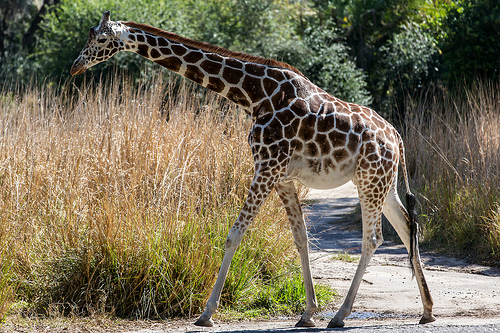
#> input picture image_test/2403739.jpg, 500 x 333 px
$ python eval.py
#> lines starting #> are read from the running program, lines starting #| are printed output that depends on the picture; long printed decimals are rounded
import cv2
import numpy as np
import os

# Hàm tính khoảng cách Euclid giữa hai ảnh
def euclidean_distance(image1, image2):
    # Chuyển ảnh về grayscale nếu chưa
    if len(image1.shape) == 3:
        image1 = cv2.cvtColor(image1, cv2.COLOR_BGR2GRAY)
    if len(image2.shape) == 3:
        image2 = cv2.cvtColor(image2, cv2.COLOR_BGR2GRAY)

    # Reshape ảnh thành vector một chiều
    image1 = image1.flatten()
    image2 = image2.flatten()

    # Tính khoảng cách Euclid
    distance = np.linalg.norm(image1 - image2)
    return distance

# Đọc ảnh input
image_input = cv2.imread('image_test/2403739.jpg')
#> image_input is the input picture: shape (333, 500, 3); mean B, G, R 86.9, 110.2, 118.2

# Thư mục chứa các ảnh output
output_folder = 'output_images/2403739'

# Lấy danh sách tất cả các file trong thư mục output_images
output_files = os.listdir(output_folder)

# Danh sách các ảnh output đã được đọc vào từ thư mục
output_images = []

# Đọc tất cả các ảnh trong thư mục và thay đổi kích thước cho khớp với ảnh input
for file_name in output_files:
    file_path = os.path.join(output_folder, file_name)
    # Kiểm tra xem file có phải là ảnh không (định dạng .jpg, .png, v.v...)
    if file_name.endswith(('.jpg', '.png', '.jpeg')):
        image = cv2.imread(file_path)
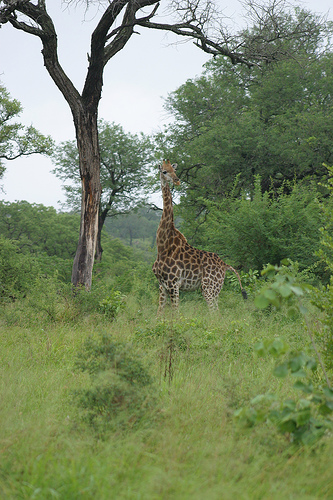
#> input picture output_images/2403739/2361215.jpg, 333 x 500 px
#> image is the input picture: shape (500, 333, 3); mean B, G, R 101.1, 136.2, 121.7

        # Thay đổi kích thước ảnh output sao cho khớp với kích thước ảnh input
        image_resized = cv2.resize(image, (image_input.shape[1], image_input.shape[0]))
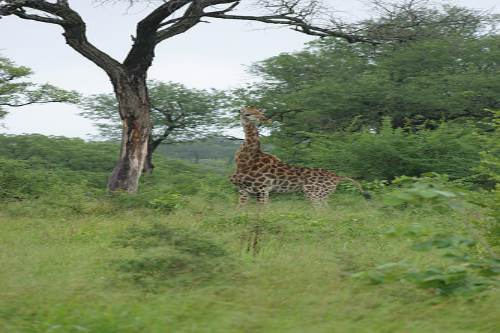
#> image_resized: shape (333, 500, 3); mean B, G, R 100.9, 136.1, 121.5

        output_images.append((file_name, image_resized))
#> pass 2 of the loop `for file_name in output_files:`:
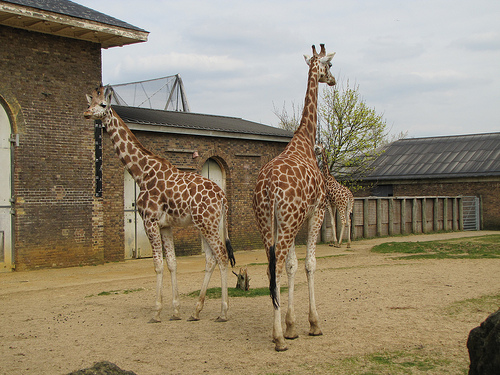
#> input picture output_images/2403739/2372450.jpg, 500 x 375 px
#> image is the input picture: shape (375, 500, 3); mean B, G, R 111.3, 133.3, 145.3
#> `image_resized = cv2.resize(image, (image_input.shape[1], image_input.s..`:
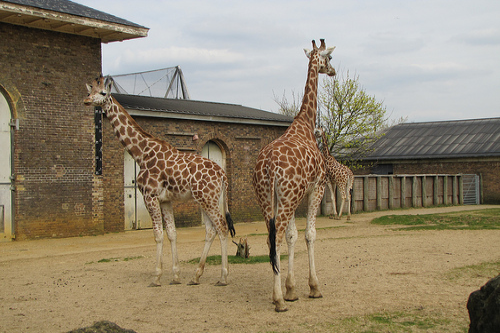
#> image_resized: shape (333, 500, 3); mean B, G, R 111.2, 133.2, 145.2
#> pass 3 of the loop `for file_name in output_files:`:
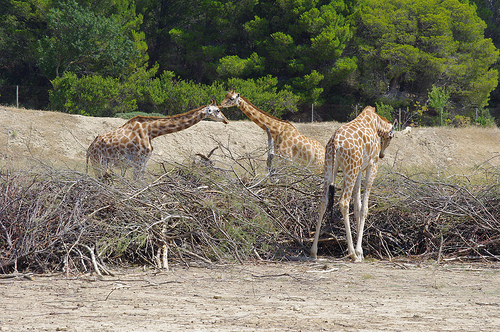
#> input picture output_images/2403739/2373404.jpg, 500 x 332 px
#> image is the input picture: shape (332, 500, 3); mean B, G, R 99.1, 117.1, 121
#> `image_resized = cv2.resize(image, (image_input.shape[1], image_input.s..`:
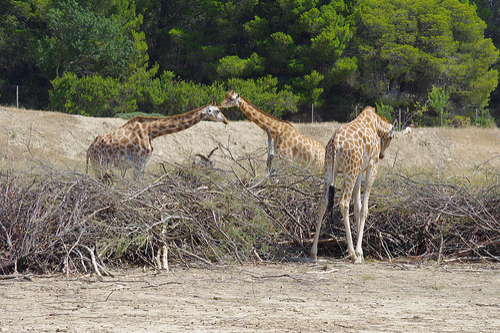
#> image_resized: shape (333, 500, 3); mean B, G, R 99, 117, 120.8

# Tính khoảng cách Euclid giữa ảnh input và từng ảnh output
distances = []
for file_name, img in output_images:
    distance = euclidean_distance(image_input, img)
    distances.append((file_name, distance))
#> this loop made 3 passes
#> (file_name, distance) on passes 1 to 3: ('2361215.jpg', 59742.9), ('2372450.jpg', 57960.8), ('2373404.jpg', 62067.7)
#> pass 1, in euclidean_distance, `image1 = cv2.cvtColor(image1, cv2.COLOR_BGR2GRAY)`:
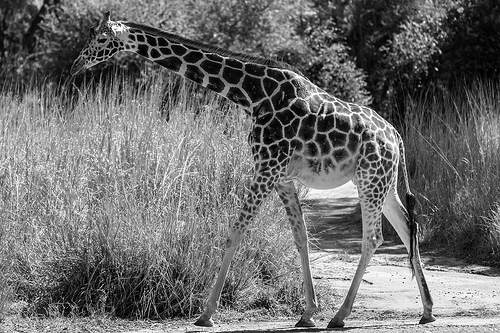
#> image1: shape (333, 500); min 0, max 255, mean 109.9
#> pass 1, in euclidean_distance, `image2 = cv2.cvtColor(image2, cv2.COLOR_BGR2GRAY)`:
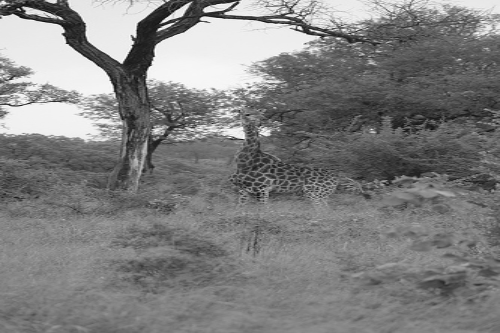
#> image2: shape (333, 500); min 7, max 254, mean 127.7
#> pass 2, in euclidean_distance (call 2), `image2 = cv2.cvtColor(image2, cv2.COLOR_BGR2GRAY)`:
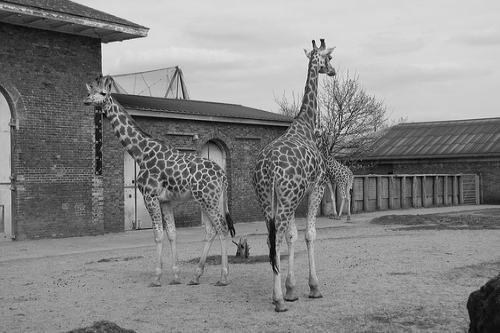
#> image2: shape (333, 500); min 1, max 248, mean 134.3
#> pass 3, in euclidean_distance (call 3), `image2 = cv2.cvtColor(image2, cv2.COLOR_BGR2GRAY)`:
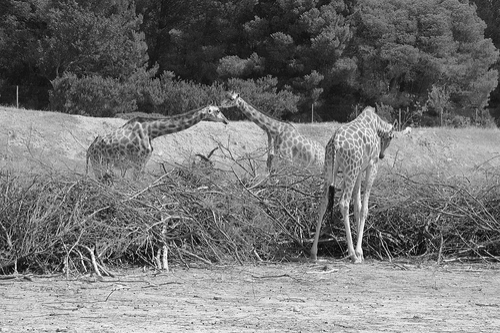
#> image2: shape (333, 500); min 0, max 255, mean 116.1
#> after the loop, distances = [('2361215.jpg', 59742.9), ('2372450.jpg', 57960.8), ('2373404.jpg', 62067.7)]

# Sắp xếp các khoảng cách theo thứ tự tăng dần
distances.sort(key=lambda x: x[1])

# Lấy top 10, top 20, top 30 ảnh có khoảng cách Euclid nhỏ nhất
top_10 = distances[:10]
#> top_10 = [('2372450.jpg', 57960.8), ('2361215.jpg', 59742.9), ('2373404.jpg', 62067.7)]
top_20 = distances[:20]
#> top_20 has the same summary as top_10
top_30 = distances[:30]
#> top_30 has the same summary as top_10

# In kết quả Top 10, Top 20 và Top 30
print("Top 10 ảnh tương tự nhất:")
for image_name, distance in top_10:
    print(f'{image_name}: {distance}')
#> this loop made 3 passes
#| 2372450.jpg: 57960.788
#| 2361215.jpg: 59742.936
#| 2373404.jpg: 62067.736

print("\nTop 20 ảnh tương tự nhất:")
for image_name, distance in top_20:
    print(f'{image_name}: {distance}')

print("\nTop 30 ảnh tương tự nhất:")
for image_name, distance in top_30:
    print(f'{image_name}: {distance}')
